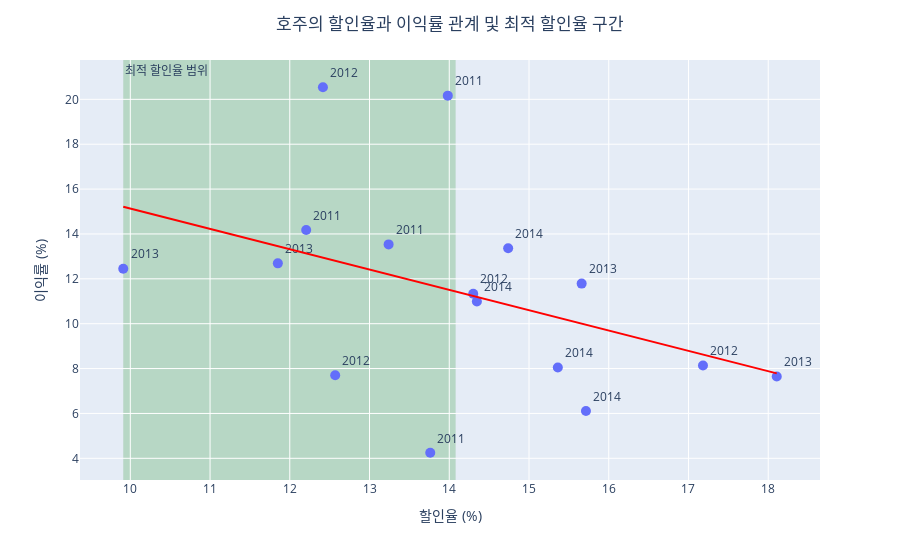

Notebook code cell kept with this figure:
### Markdown cell above
### 최적 할인율 그래프

### Code cell
X = discount_profit_trend['Discount_ratio']
y = discount_profit_trend['Profit Margin']
X_const = sm.add_constant(X)
model = sm.OLS(y, X_const).fit()

fig = px.scatter(
    discount_profit_trend, 
    x='Discount_ratio', 
    y='Profit Margin', 
    text=discount_profit_trend['Year'],
    labels={'Discount_ratio': '할인율 (%)', 'Profit Margin': '이익률 (%)'},
    trendline='ols',
    trendline_color_override="red",
    color_discrete_sequence=["#636EFA"]
)

fig.add_vrect(
    x0=lower_discount, x1=14.08,
    fillcolor="green", opacity=0.2,
    layer="below", line_width=0,
    annotation_text="최적 할인율 범위", annotation_position="top left"
)

fig.update_layout(
    title=dict(text="호주의 할인율과 이익률 관계 및 최적 할인율 구간",
               x=0.5)
)
fig.update_traces(marker=dict(size=10), textposition='top right')
fig.show()

### Figure 1 — Plotly figure (JSON) as saved in the notebook; plotly's stock layout.template omitted (floating-point values rounded to 4 significant figures)
{"data": [{"hovertemplate": "할인율 (%)=%{x}<br>이익률 (%)=%{y}<br>Year=%{text}<extra></extra>", "legendgroup": "", "marker": {"color": "#636EFA", "size": 10, "symbol": "circle"}, "mode": "markers+text", "name": "", "orientation": "v", "showlegend": false, "text": [2011, 2011, 2011, 2011, 2012, 2012, 2012, 2012, 2013, 2013, 2013, 2013, 2014, 2014, 2014, 2014], "textposition": "top right", "type": "scatter", "x": [12.21, 13.98, 13.76, 13.24, 17.18, 12.42, 12.57, 14.3, 9.912, 15.66, 11.85, 18.11, 15.36, 14.74, 15.71, 14.35], "xaxis": "x", "y": [14.18, 20.16, 4.248, 13.53, 8.133, 20.54, 7.7, 11.34, 12.45, 11.79, 12.69, 7.648, 8.051, 13.36, 6.11, 10.99], "yaxis": "y"}, {"hovertemplate": "<b>OLS trendline</b><br>Profit Margin = -0.906375 * Discount_ratio + 24.1982<br>R<sup>2</sup>=0.173003<br><br>할인율 (%)=%{x}<br>이익률 (%)=%{y} <b>(trend)</b><extra></extra>", "legendgroup": "", "line": {"color": "red"}, "marker": {"color": "#636EFA", "size": 10, "symbol": "circle"}, "mode": "lines", "name": "", "showlegend": false, "textposition": "top right", "type": "scatter", "x": [9.912, 11.85, 12.21, 12.42, 12.57, 13.24, 13.76, 13.98, 14.3, 14.35, 14.74, 15.36, 15.66, 15.71, 17.18, 18.11], "xaxis": "x", "y": [15.21, 13.46, 13.14, 12.94, 12.81, 12.2, 11.73, 11.53, 11.24, 11.19, 10.84, 10.27, 10.0, 9.955, 8.625, 7.786], "yaxis": "y"}], "layout": {"annotations": [{"showarrow": false, "text": "최적 할인율 범위", "x": 9.912, "xanchor": "left", "xref": "x", "y": 1, "yanchor": "top", "yref": "y domain"}], "legend": {"tracegroupgap": 0}, "margin": {"t": 60}, "shapes": [{"fillcolor": "green", "layer": "below", "line": {"width": 0}, "opacity": 0.2, "type": "rect", "x0": 9.912, "x1": 14.08, "xref": "x", "y0": 0, "y1": 1, "yref": "y domain"}], "title": {"text": "호주의 할인율과 이익률 관계 및 최적 할인율 구간", "x": 0.5}, "xaxis": {"anchor": "y", "domain": [0, 1], "title": {"text": "할인율 (%)"}}, "yaxis": {"anchor": "x", "domain": [0, 1], "title": {"text": "이익률 (%)"}}}}
